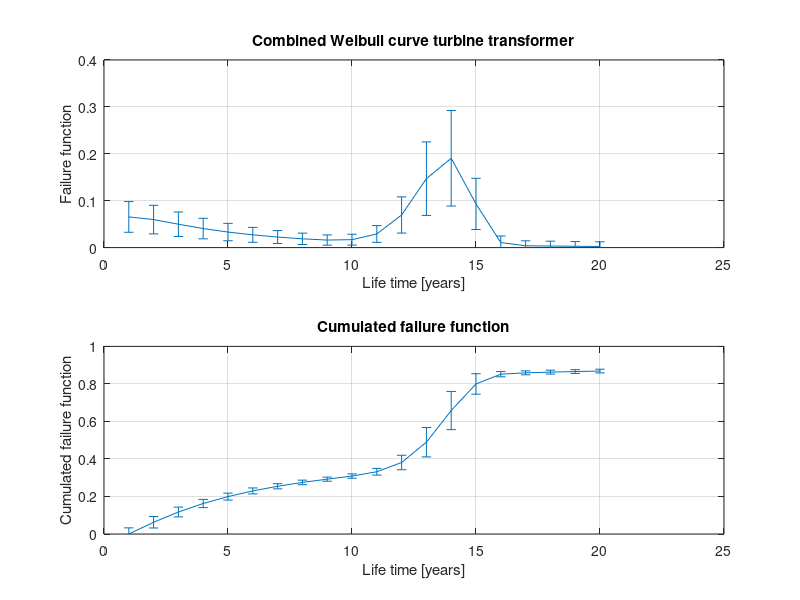

Here is the MATLAB script that generated this plot:
function F_transformer = Failure_function_transformer()
%% transformer failure functions
t_lifespan = 20;
t = linspace(1,t_lifespan,t_lifespan);
% Early failures
beta = 0.9; % Shape parameter
eta = 5; % Characteristic life
gamma = 0; % Failure free life
f_early = beta/eta*((t-gamma)./eta).^(beta-1).*exp(-((t-gamma)./eta).^beta);
% Aging failures
beta = 8; % Shape parameter
eta = 8; % Characteristic life
gamma = 6; % Failure free life
f_aging = beta/eta*((t-gamma)./eta).^(beta-1).*exp(-((t-gamma)./eta).^beta);

% Failure curve
ft_transformer = 0.5.*f_early + 0.5.*f_aging;
% Cumulated curve
ft_transformer_cum = cumtrapz(ft_transformer);
% Error over time
err = 0.5.*(ft_transformer)+0.01.*(ft_transformer_cum);

% Plots
figure(5);
p1 = subplot(2,1,1);
%plot(p1,t,ft_transformer)
errorbar(t,ft_transformer,err);
title(p1,'Combined Weibull curve turbine transformer')
xlabel('Life time [years]')
ylabel('Failure function')
ylim([0,0.4])
grid on

p2 = subplot(2,1,2);
%plot(p2,t,ft_transformer_cum)
errorbar(t,ft_transformer_cum,err);
title(p2,'Cumulated failure function')
xlabel('Life time [years]')
ylabel('Cumulated failure function')
ylim([0,1])
grid on

% Yearly failure rate and error
F_transformer = [ft_transformer ; err];
end